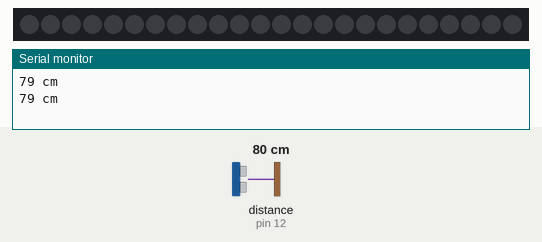
This sketch was run on a simulated Arduino Uno, built with avr-gcc and run on an emulated ATmega328P. On the bench: 24 RGB LEDs in strip order, left to right, the last lines printed to the serial monitor. Wiring (inferred from the names in the program): ultrasonic range finder: trigger pin 13; echo pin 12. Inputs (shaded band) come from the test bench; at power-on: distance to the obstacle (sensor on pin 12) 80 cm. The echo pulse lasts 58.3 µs per cm; dim RGB values are drawn brighter than linear.

Above: at 1.6 s.
1.7 s: distance to the obstacle (sensor on pin 12) set to 6 cm
3.2 s: distance to the obstacle (sensor on pin 12) set to 3 cm
At 4.4 s:
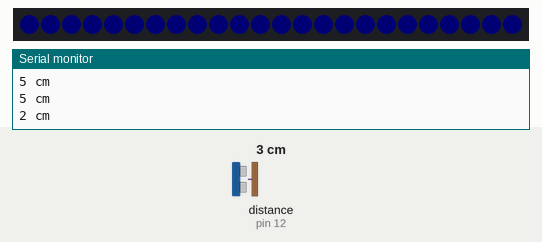
4.9 s: distance to the obstacle (sensor on pin 12) set to 9 cm
At 6.0 s:
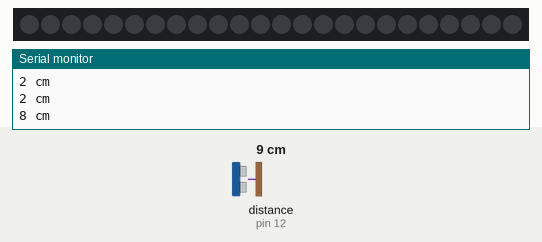
6.6 s: distance to the obstacle (sensor on pin 12) set to 2 cm
At 7.6 s:
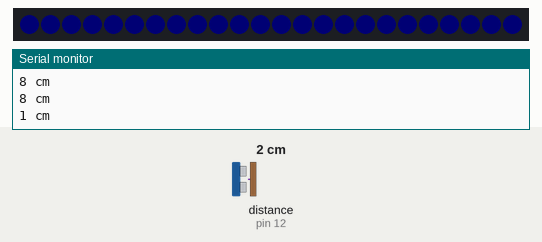
Timing chart, 0 to 9.3 s (numbered marks = the images above; inputs shaded):
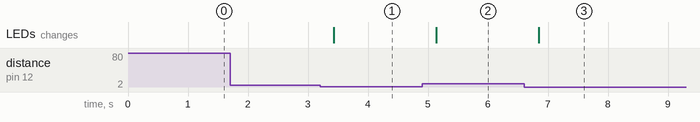

Measured:
- the behaviour switches between 5 and 4 cm on distance to the obstacle (sensor on pin 12) (found by bisection; images 0 and 1)
- after the input at 3.2 s, the LEDs: change after 0.23 s (image 1)
- after the input at 4.9 s, the LEDs: change after 0.24 s (image 2)
- after the input at 6.6 s, the LEDs: change after 0.24 s (image 3)

The sketch:

Test_USensor_with_neopixel_ring.ino
```cpp
#define trigPin 13
#define echoPin 12

#include <Adafruit_NeoPixel.h>
#ifdef __AVR__
#include <avr/power.h>
#endif

#define PIN 11

#define NUMPIXELS 24

Adafruit_NeoPixel strip = Adafruit_NeoPixel(NUMPIXELS, PIN, NEO_GRB + NEO_KHZ800);

int delayval = 250;

// -------

void setup() {

 pinMode(trigPin, OUTPUT);
 pinMode(echoPin, INPUT);
 Serial.begin(9600); // setup serial
 strip.begin(); // prep the neopixel
 strip.show();

}


// --------------


void loop() {

  long duration, distance;
  digitalWrite(trigPin, LOW);  // Added this line
  delayMicroseconds(2); // Added this line
  digitalWrite(trigPin, HIGH);
//  delayMicroseconds(1000); - Removed this line
  delayMicroseconds(10); // Added this line
  digitalWrite(trigPin, LOW);
  duration = pulseIn(echoPin, HIGH);
  distance = (duration/2) / 29.1;

  if (distance < 4) {

{
 // For a set of NeoPixels the first NeoPixel is 0, second is 1, all the way up to the count of pixels minus one.=
 int i, j;
for(j=0; j<256; j++) {
 for(i=0; i<strip.numPixels(); i++) {
 strip.setPixelColor(i, 1);
 }
 strip.show();
}

}
}

  else {

{
 // For a set of NeoPixels the first NeoPixel is 0, second is 1, all the way up to the count of pixels minus one.=
 int i, j;

for(j=0; j<256; j++) {
 for(i=0; i<strip.numPixels(); i++) {
 strip.setPixelColor(i, 0);
 }
 strip.show();

}
}
}
  if (distance >= 200 || distance <= 0){
    Serial.println("Out of range");
  }
  else {
    Serial.print(distance);
    Serial.println(" cm");
  }
  delay(500);
}
```
